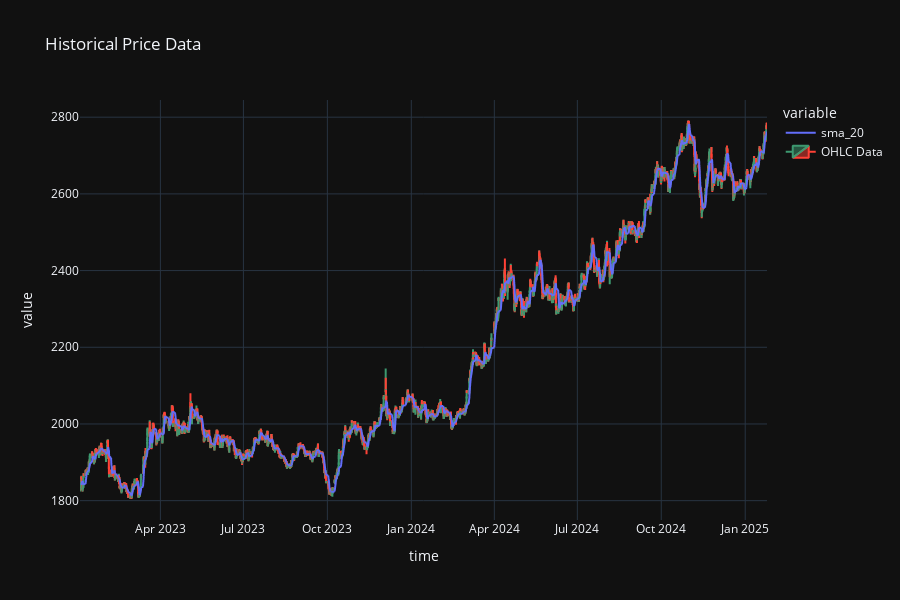

Notebook source saved alongside this figure:
### Code cell
symbol = 'XAUUSDm'
start_dt = datetime(2023, 1, 1)
end_dt = datetime.now()

# get historical data
mt5.initialize()
ohlc = get_ohlc_history(symbol, mt5.TIMEFRAME_H2, start_dt, end_dt)

sma_period = 20
ohlc['sma_20'] = ohlc['open'].rolling(sma_period).mean()

display(ohlc)

fig = create_price_fig(ohlc, indicators=['sma_20'])
display(fig)

### Figure 1 — Plotly figure (JSON) as saved in the notebook; plotly's stock layout.template omitted (floating-point values rounded to 4 significant figures; data arrays with more than 128 entries replaced by an {"elided": "..."} marker saying what was removed)
{"data": [{"hovertemplate": "variable=sma_20<br>time=%{x}<br>value=%{y}<extra></extra>", "legendgroup": "sma_20", "line": {"color": "#636efa", "dash": "solid"}, "marker": {"symbol": "circle"}, "mode": "lines", "name": "sma_20", "showlegend": true, "type": "scattergl", "x": {"elided": "6370 str values"}, "xaxis": "x", "y": {"elided": "6370 float values"}, "yaxis": "y"}, {"close": {"elided": "6370 float values"}, "high": {"elided": "6370 float values"}, "low": {"elided": "6370 float values"}, "name": "OHLC Data", "open": {"elided": "6370 float values"}, "type": "candlestick", "x": {"elided": "6370 str values"}}], "layout": {"height": 600, "legend": {"title": {"text": "variable"}, "tracegroupgap": 0}, "title": {"text": "Historical Price Data"}, "xaxis": {"anchor": "y", "domain": [0, 1], "rangeslider": {"visible": false}, "title": {"text": "time"}}, "yaxis": {"anchor": "x", "domain": [0, 1], "title": {"text": "value"}}}}
